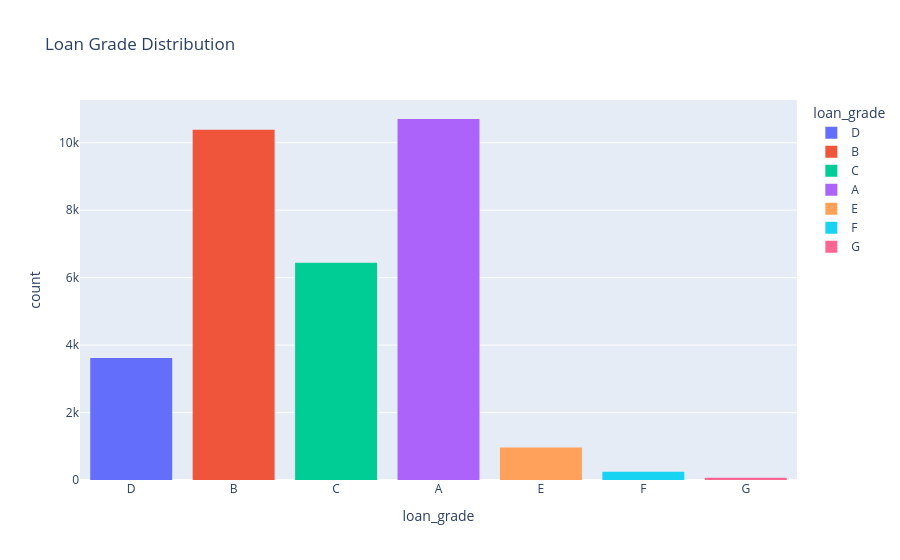

Notebook source saved alongside this figure:
### Code cell
fig = px.histogram(
    df,
    x="loan_grade",
    color="loan_grade",
    title="Loan Grade Distribution"
)

fig.show()

### Figure 1 — Plotly figure (JSON) as saved in the notebook; plotly's stock layout.template omitted (floating-point values rounded to 4 significant figures; data arrays with more than 128 entries replaced by an {"elided": "..."} marker saying what was removed)
{"data": [{"bingroup": "x", "hovertemplate": "loan_grade=%{x}<br>count=%{y}<extra></extra>", "legendgroup": "D", "marker": {"color": "#636efa", "pattern": {"shape": ""}}, "name": "D", "orientation": "v", "showlegend": true, "type": "histogram", "x": {"elided": "3620 str values"}, "xaxis": "x", "yaxis": "y"}, {"bingroup": "x", "hovertemplate": "loan_grade=%{x}<br>count=%{y}<extra></extra>", "legendgroup": "B", "marker": {"color": "#EF553B", "pattern": {"shape": ""}}, "name": "B", "orientation": "v", "showlegend": true, "type": "histogram", "x": {"elided": "10387 str values"}, "xaxis": "x", "yaxis": "y"}, {"bingroup": "x", "hovertemplate": "loan_grade=%{x}<br>count=%{y}<extra></extra>", "legendgroup": "C", "marker": {"color": "#00cc96", "pattern": {"shape": ""}}, "name": "C", "orientation": "v", "showlegend": true, "type": "histogram", "x": {"elided": "6438 str values"}, "xaxis": "x", "yaxis": "y"}, {"bingroup": "x", "hovertemplate": "loan_grade=%{x}<br>count=%{y}<extra></extra>", "legendgroup": "A", "marker": {"color": "#ab63fa", "pattern": {"shape": ""}}, "name": "A", "orientation": "v", "showlegend": true, "type": "histogram", "x": {"elided": "10703 str values"}, "xaxis": "x", "yaxis": "y"}, {"bingroup": "x", "hovertemplate": "loan_grade=%{x}<br>count=%{y}<extra></extra>", "legendgroup": "E", "marker": {"color": "#FFA15A", "pattern": {"shape": ""}}, "name": "E", "orientation": "v", "showlegend": true, "type": "histogram", "x": {"elided": "963 str values"}, "xaxis": "x", "yaxis": "y"}, {"bingroup": "x", "hovertemplate": "loan_grade=%{x}<br>count=%{y}<extra></extra>", "legendgroup": "F", "marker": {"color": "#19d3f3", "pattern": {"shape": ""}}, "name": "F", "orientation": "v", "showlegend": true, "type": "histogram", "x": {"elided": "241 str values"}, "xaxis": "x", "yaxis": "y"}, {"bingroup": "x", "hovertemplate": "loan_grade=%{x}<br>count=%{y}<extra></extra>", "legendgroup": "G", "marker": {"color": "#FF6692", "pattern": {"shape": ""}}, "name": "G", "orientation": "v", "showlegend": true, "type": "histogram", "x": ["G", "G", "G", "G", "G", "G", "G", "G", "G", "G", "G", "G", "G", "G", "G", "G", "G", "G", "G", "G", "G", "G", "G", "G", "G", "G", "G", "G", "G", "G", "G", "G", "G", "G", "G", "G", "G", "G", "G", "G", "G", "G", "G", "G", "G", "G", "G", "G", "G", "G", "G", "G", "G", "G", "G", "G", "G", "G", "G", "G", "G", "G", "G", "G"], "xaxis": "x", "yaxis": "y"}], "layout": {"barmode": "relative", "legend": {"title": {"text": "loan_grade"}, "tracegroupgap": 0}, "title": {"text": "Loan Grade Distribution"}, "xaxis": {"anchor": "y", "categoryarray": ["D", "B", "C", "A", "E", "F", "G"], "categoryorder": "array", "domain": [0, 1], "title": {"text": "loan_grade"}}, "yaxis": {"anchor": "x", "domain": [0, 1], "title": {"text": "count"}}}}
